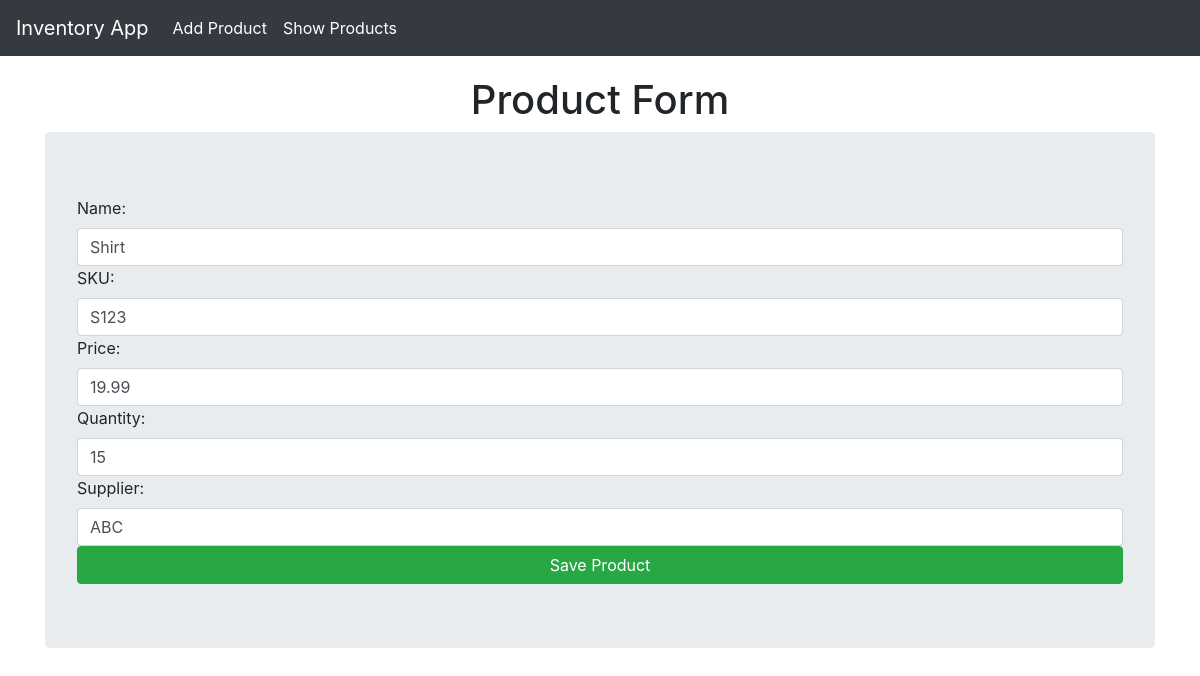
The app's page /update/1/ with its own data.
### Project/models.py (models this page shows, shortened)
class Product(models.Model):
    product_id = models.AutoField(primary_key=True)
    name = models.CharField(max_length=100)
    sku = models.CharField(max_length=50, unique=True)
    price = models.FloatField()
    quantity = models.IntegerField()
    supplier = models.CharField(max_length=100)

### Project/views.py (the view)
# urls.py: path('update/<int:product_id>/', views.product_update_view, name="Product_update"),
def product_update_view(request, product_id):
    product = Product.objects.get(product_id=product_id)
    form = ProductForm(instance=product)
    if request.method=='POST':
        form = ProductForm(request.POST, instance=product)
        if form.is_valid():
            form.save()
            return redirect('Product_list')
    return render(request, 'Project/product_form.html', {'form':form})

### Project/forms.py
class ProductForm(forms.ModelForm):
    class Meta:
        model = Product
        fields = '__all__'
        labels = {
            'product_id': 'Product ID',
            'name': 'Name',
            'sku': 'SKU',
            'price': 'Price',
            'supplier': 'Supplier',
        }
        widgets = {
            'product_id': forms.NumberInput(
                attrs={'placeholder': 'e.g 1', 'class': 'form-control'}),
            'name': forms.TextInput(
                attrs={'placeholder': 'e.g Shirt', 'class': 'form-control'}),
            'sku': forms.TextInput(
                attrs={'placeholder': 'e.g S1234', 'class': 'form-control'}),
            'price': forms.NumberInput(
                attrs={'placeholder': 'e.g 19.99', 'class': 'form-control'}),
            'quantity': forms.NumberInput(
                attrs={'placeholder': 'e.g 10', 'class': 'form-control'}),
            'supplier': forms.TextInput(
                attrs={'placeholder': 'e.g ABC', 'class': 'form-control'}),
        }

### Project/templates/Project/product_form.html (shortened to what this page needs)
{% extends "Project/layout.html" %}
{% block content %}
<h1 class="text-center">Product Form</h1>
<form method="Post" class="jumbotron">
    {{form}}
    <button class="btn btn-success btn-block" type="submit">Save Product</button>
</form>
{% endblock %}

### Project/templates/Project/layout.html (style rules this page uses)
body { padding-top: 56px; }

### records on screen
Product: name "Shirt", sku "S123", price "19.99", quantity "15", supplier "ABC"
